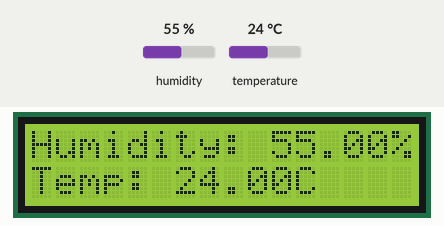
The sketch below on a simulated Arduino Uno, built with avr-gcc and run on an emulated ATmega328P. Shown: 16×2 character LCD. Inputs (shaded band) come from the test bench; at power-on: humidity 55 %, temperature 24 °C. The modem accepts every AT command (registered, SIM ready, sends succeed) and sends nothing else; what the sketch prints to the serial monitor is not drawn.

Above: at 4.7 s.
4.8 s: humidity set to 22 %
At 10.1 s:
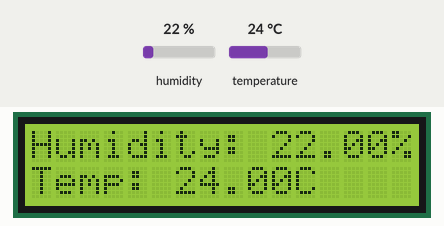
10.5 s: temperature set to 12 °C
At 14.9 s:
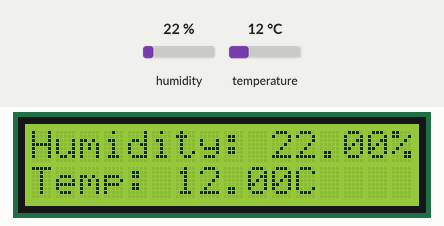
16.2 s: humidity set to 40 %
At 19.7 s:
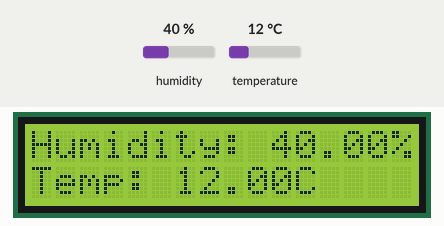
21.9 s: temperature set to 19 °C
At 24.6 s:
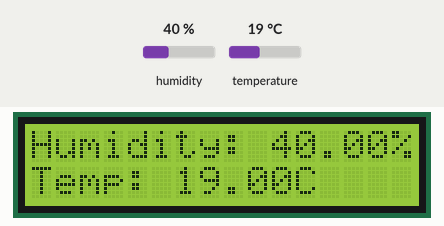
Timing chart, 0 to 26.1 s (numbered marks = the images above; inputs shaded):
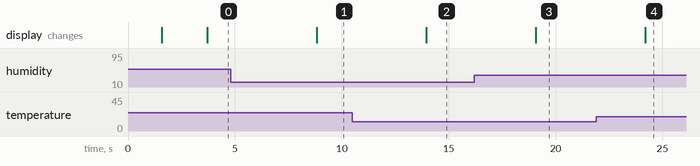

The sketch:

Arduino-DHT11-Bluetooth-LCD.ino
```cpp
#include <dht.h>
#include <Wire.h>
#include <LiquidCrystal_I2C.h>
#include <SoftwareSerial.h>

#define dht_apin A0 // Analog Pin sensor is connected to

SoftwareSerial BTSerial(10, 11);  //Rx,Tx Of Arduino

dht DHT;

// Set the LCD address to 0x27 for a 16 chars and 2 line display
LiquidCrystal_I2C lcd(0x27, 16, 2);

void setup() {
  // Start the serial communication
  Serial.begin(9600);
  BTSerial.begin(9600);
  delay(500); // Delay to let the system boot
  Serial.println("DHT11 Humidity & Temperature Sensor\n\n");
  delay(1000); // Wait before accessing the sensor

  // Initialize the LCD
  lcd.init(); // Initialize the LCD
  lcd.backlight(); // Turn on the backlight
  lcd.setCursor(0, 0);
  lcd.print("Initializing...");
  delay(2000); // Wait to show the initializing message
}

void loop() {
  // Read data from the DHT sensor
  DHT.read11(dht_apin);

  // Print data to the serial monitor
  Serial.print("Current humidity = ");
  Serial.print(DHT.humidity);
  Serial.print("%  ");
  Serial.print("temperature = ");
  Serial.print(DHT.temperature);
  Serial.println("C");

  unsigned long time = millis();
  BTSerial.write("At time:");
  BTSerial.println(time);
   // Write data to bluetooth
  BTSerial.print("Current humidity = ");
  BTSerial.print(DHT.humidity);
  BTSerial.println("%  ");
  BTSerial.write("temperature = ");
  BTSerial.print(DHT.temperature);
  BTSerial.println("C");


  // Clear the LCD and set the cursor
  lcd.clear();
  lcd.setCursor(0, 0);
  lcd.print("Humidity: ");
  lcd.print(DHT.humidity);
  lcd.print("%");

  lcd.setCursor(0, 1);
  lcd.print("Temp: ");
  lcd.print(DHT.temperature);
  lcd.print("C");

  // Wait 5 seconds before accessing the sensor again
  delay(5000);
}
```

Measured:
- after the input at 4.8 s, the display: changes after 4.0 s (image 1)
- after the input at 10.5 s, the display: changes after 3.5 s (image 2)
- after the input at 16.2 s, the display: changes after 2.9 s (image 3)
- after the input at 21.9 s, the display: changes after 2.3 s (image 4)
